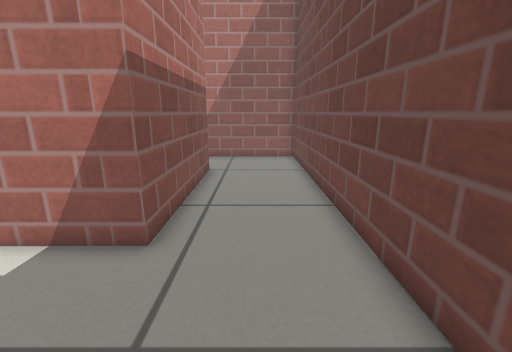
[1] (above)

18 first-person views from a walk through a world built for the Gazebo simulator. The camera is 0.56 m above the floor, tilts 14° down and sees 90° across. The floor is counted in squares, 0.2 m on a side. Each view is taken from the middle of a square. On the plan, view 1 faces up. The plan holds only what a view shows up to about 18 squares ahead; the rest is blank. Gazebo's built-in surfaces are drawn with simple patterns.

[2]
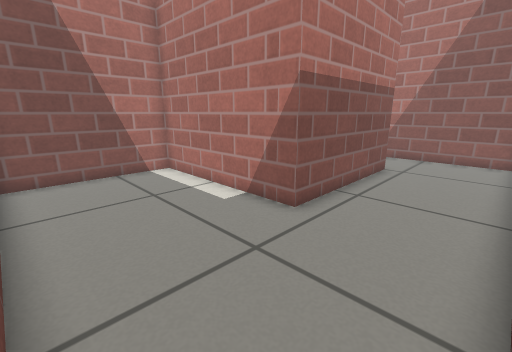

[3]
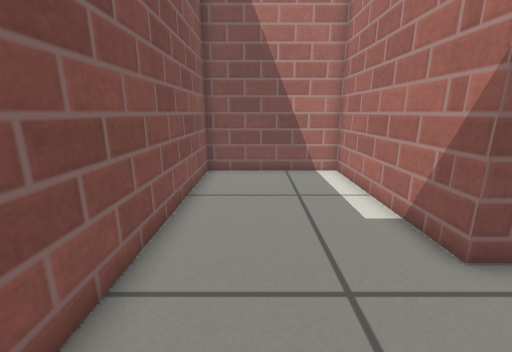

[4]
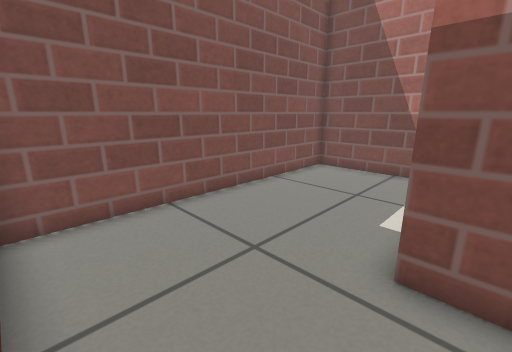

[5]
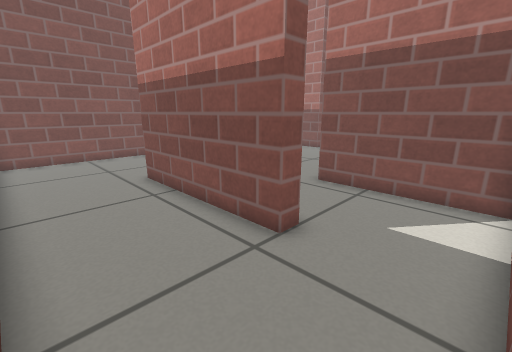

[6]
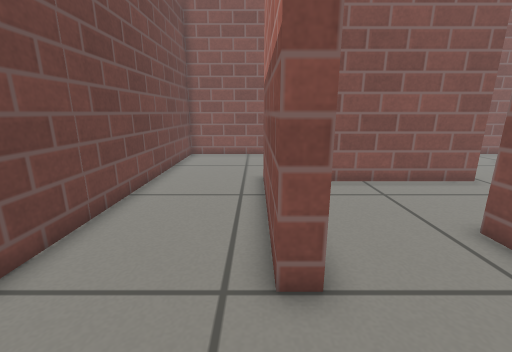

[7]
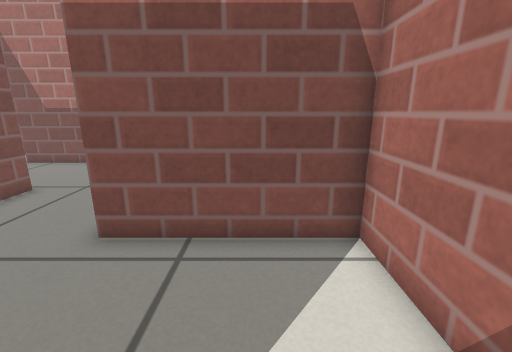

[8]
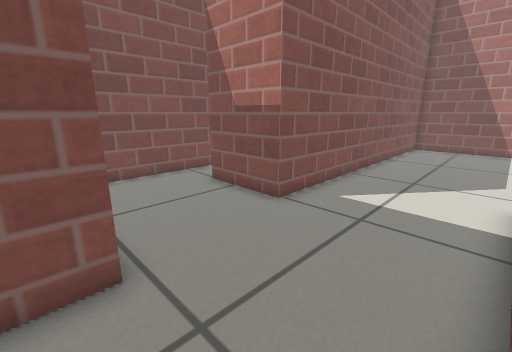

[9]
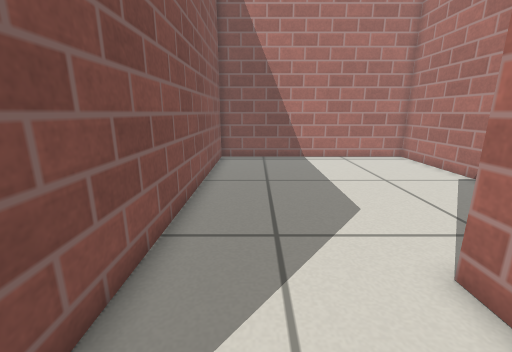

[10]
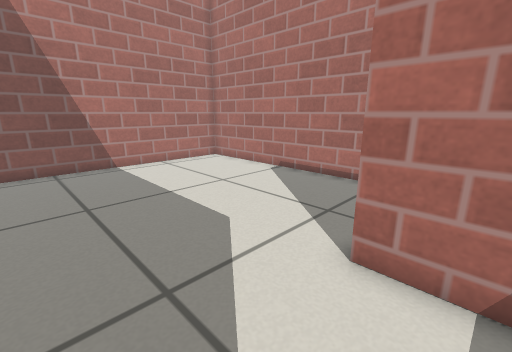

[11]
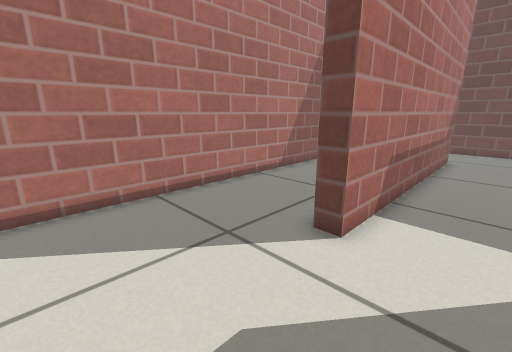

[12]
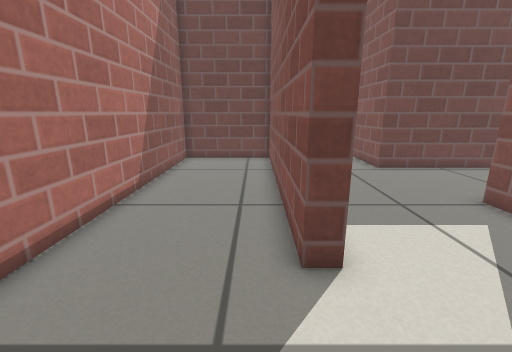

[13]
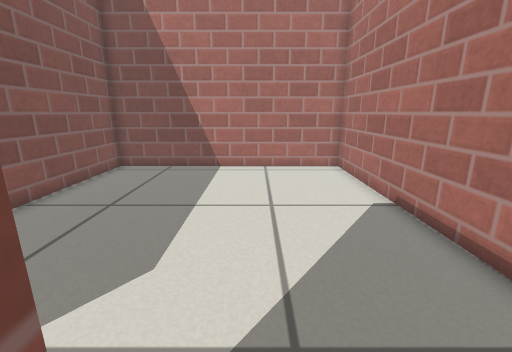

[14]
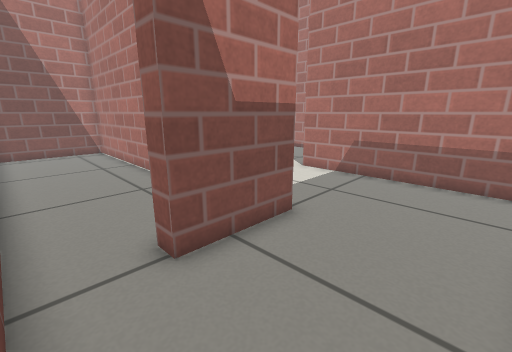

[15]
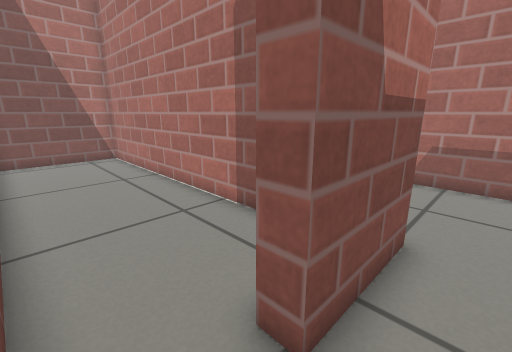

[16]
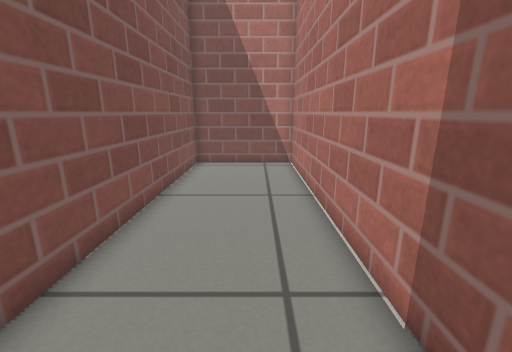

[17]
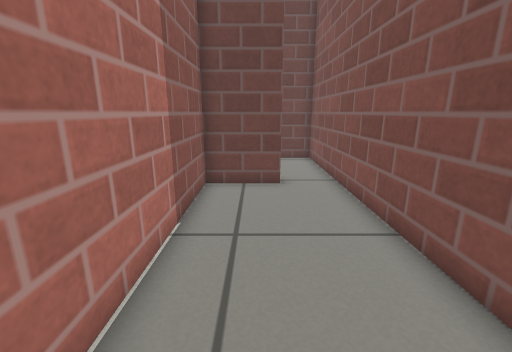

[18]
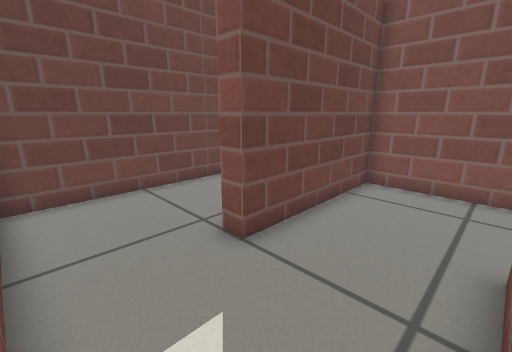

### Floor plan
Ten units are one square. View 1 is at (0, 0); x grows to the right and y downward. Boxes are objects, and circles mark ways between rooms. Rooms are numbered by the first view taken in them; rooms with no view inside come last. Other rooms are left out.
<svg viewBox="-328 -169 357 188">
<path fill="none" stroke="#000" d="M-23 -125 -23 -50 -103 -50 -103 14 24 14 24 -164 -26 -164M-176 14 -111 14 -111 -57 -31 -57 -31 -106M-73 -104 -198 -104 -198 -111 -81 -111 -81 -164 -323 -164 -323 -48 -163 -48 -163 -10 -170 -10M-170 -10 -170 -40 -323 -40 -323 14 -176 14M-26 -164 -73 -164 -73 -104M-31 -106 -31 -125 -23 -125"/>
<circle cx="-30" cy="-145" r="3" fill="#2a7"/>
<circle cx="-165" cy="5" r="3" fill="#2a7"/>
<circle cx="-55" cy="-115" r="3" fill="#2a7"/>
<text x="-20" y="-50">1</text>
<text x="-190" y="-100">2</text>
<text x="-250" y="-10">3</text>
<text x="-50" y="-140">4</text>
</svg>
Room 1 opens to room 4. Room 2 opens to room 3. Room 2 opens to room 4.

Where each view was taken, in squares from view 1:
view 1: 0 up, 0 right, facing up
view 2: 1 down, 2 right, facing up-left
view 3: 1 up, 2 right, facing left
view 4: 6 up, 2 right, facing down-left
view 5: 16 up, 2 right, facing down-left
view 6: 16 up, 2 left, facing down
view 7: 14 up, 2 left, facing left
view 8: 10 up, 10 left, facing down-left
view 9: 7 up, 16 left, facing left
view 10: 6 up, 18 left, facing up-left
view 11: 8 up, 25 left, facing up-right
view 12: 12 up, 24 left, facing right
view 13: 12 up, 19 left, facing left
view 14: 1 down, 12 left, facing up-left
view 15: 1 down, 15 left, facing up-left
view 16: 2 up, 18 left, facing left
view 17: 2 up, 27 left, facing right
view 18: 16 up, 7 left, facing down-right
